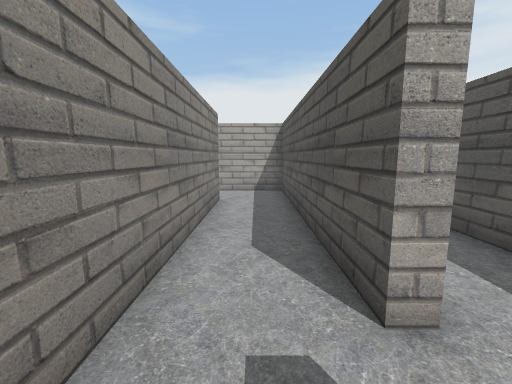
view 1 (above)

16 first-person views from a walk through a Unity game level. The camera is 1.5 m above the floor, tilts 8° down and sees 90° across. Doors are open. The floor is counted in squares, 1 m on a side. Each view is taken from the middle of a square. On the plan, view 1 faces up. The plan holds only what a view shows up to about 13 squares ahead; the rest is blank. The place goes on beyond the plan. The player is left out.

view 2
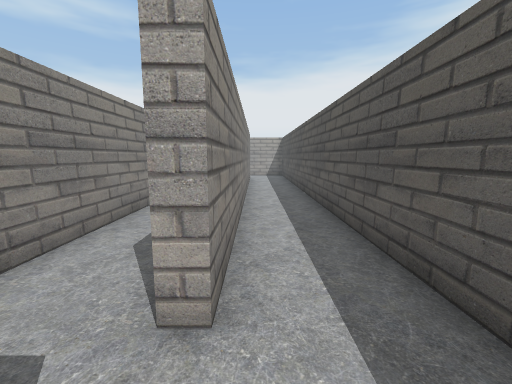

view 3
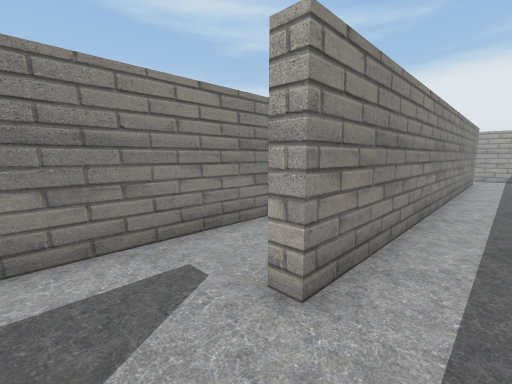

view 4
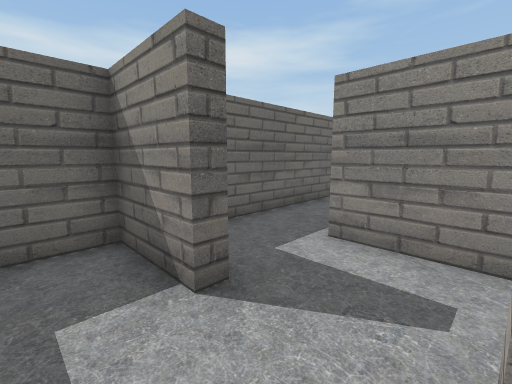

view 5
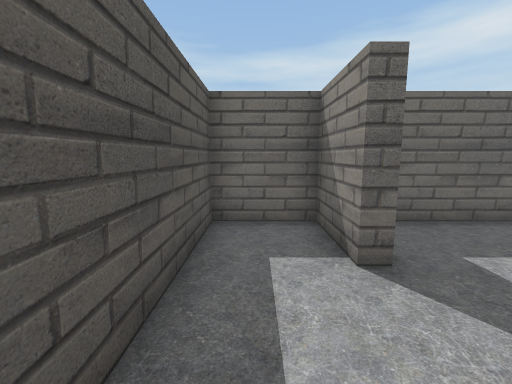

view 6
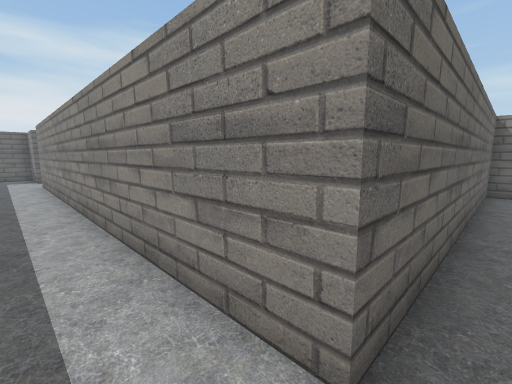

view 7
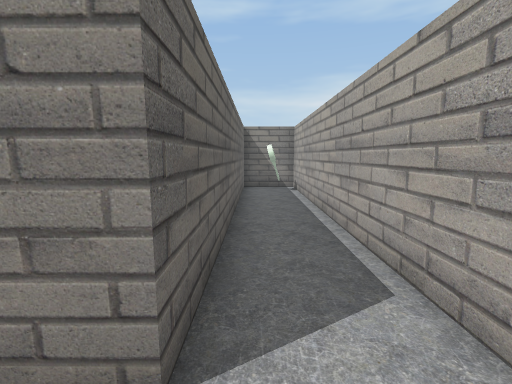

view 8
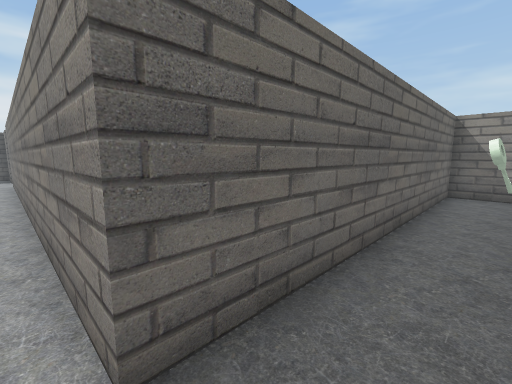

view 9
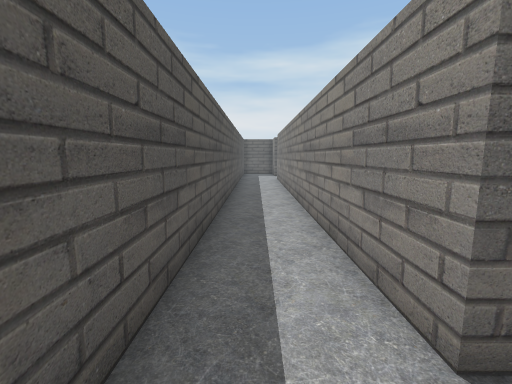

view 10
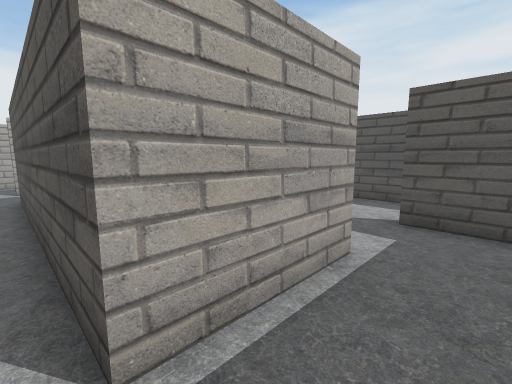

view 11
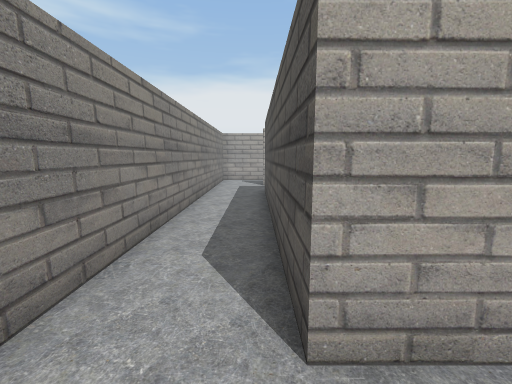

view 12
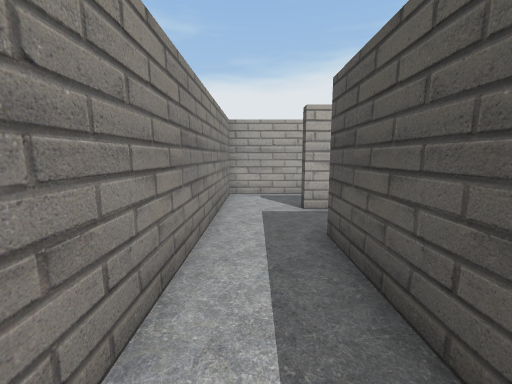

view 13
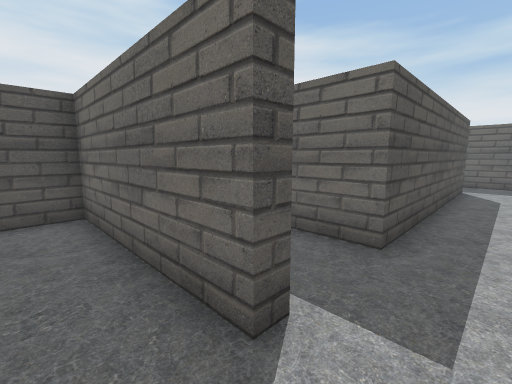

view 14
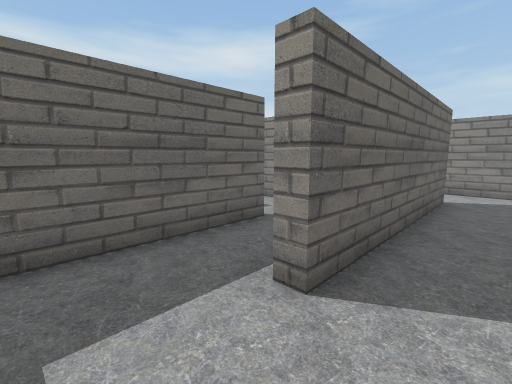

view 15
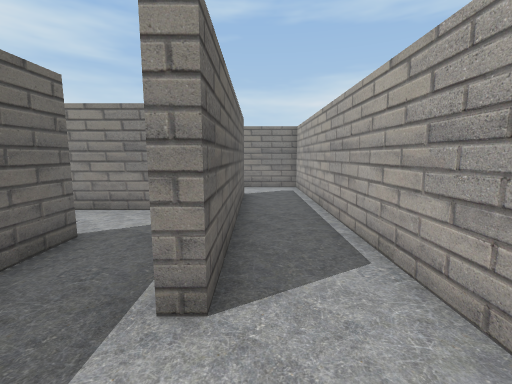

view 16
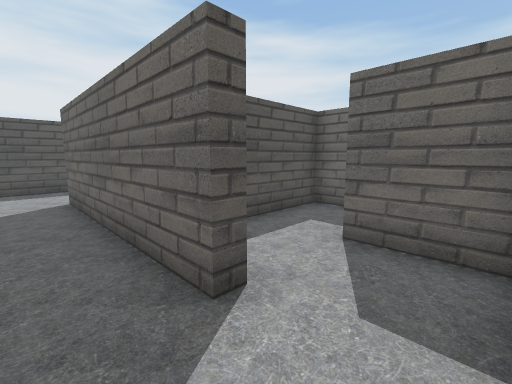

### Floor plan
Ten units are one square. View 1 is at (0, 0); x grows to the right and y downward. Boxes are objects, and circles mark ways between rooms. Rooms are numbered by the first view taken in them; rooms with no view inside come last. Other rooms are left out.
<svg viewBox="-128 -203 173 235">
<path fill="none" stroke="#000" d="M-13 -88 -13 3 -46 3 -46 -88 -28 -88M-39 -112 -46 -112M-70 -114 -70 2M11 21 11 3 16 3 16 27 40 27 40 -181M-61 27 -1 27M14 -198 -94 -198 -94 -174 16 -174 16 -21 11 -21 11 -112 -16 -112M-41 -141 -70 -141 -70 -114M-46 -112 -46 -117M-46 -117 11 -117 11 -161M-99 -140 -99 -145 -22 -145 -22 -140M-18 -169 -123 -169 -123 -141M-75 -105 -75 -119M-121 -117 -99 -117"/>
<rect x="-85" y="-195" width="10" height="10" fill="#bbb"><title>key</title></rect>
<circle cx="-55" cy="-110" r="3" fill="#2a7"/>
<circle cx="-35" cy="-125" r="3" fill="#2a7"/>
<text x="-10" y="-80">1</text>
<text x="-60" y="-130">2</text>
<text x="-60" y="-150">3</text>
</svg>
Room 1 opens to room 2. Room 2 opens to room 3.

Where each view was taken, in squares from view 1:
view 1: 0 up, 0 right, facing up
view 2: 0 up, 2 right, facing up
view 3: 0 up, 3 right, facing up-left
view 4: 2 up, 3 right, facing down-left
view 5: 3 up, 3 right, facing down
view 6: 18 up, 3 right, facing down-left
view 7: 18 up, 3 right, facing left
view 8: 19 up, 2 right, facing down-left
view 9: 19 up, 3 right, facing down
view 10: 2 down, 5 left, facing up-right
view 11: 2 down, 5 left, facing up
view 12: 4 up, 6 left, facing up
view 13: 13 up, 6 left, facing down-right
view 14: 16 up, 0 right, facing down-left
view 15: 15 up, 0 right, facing left
view 16: 16 up, 12 left, facing down-right
